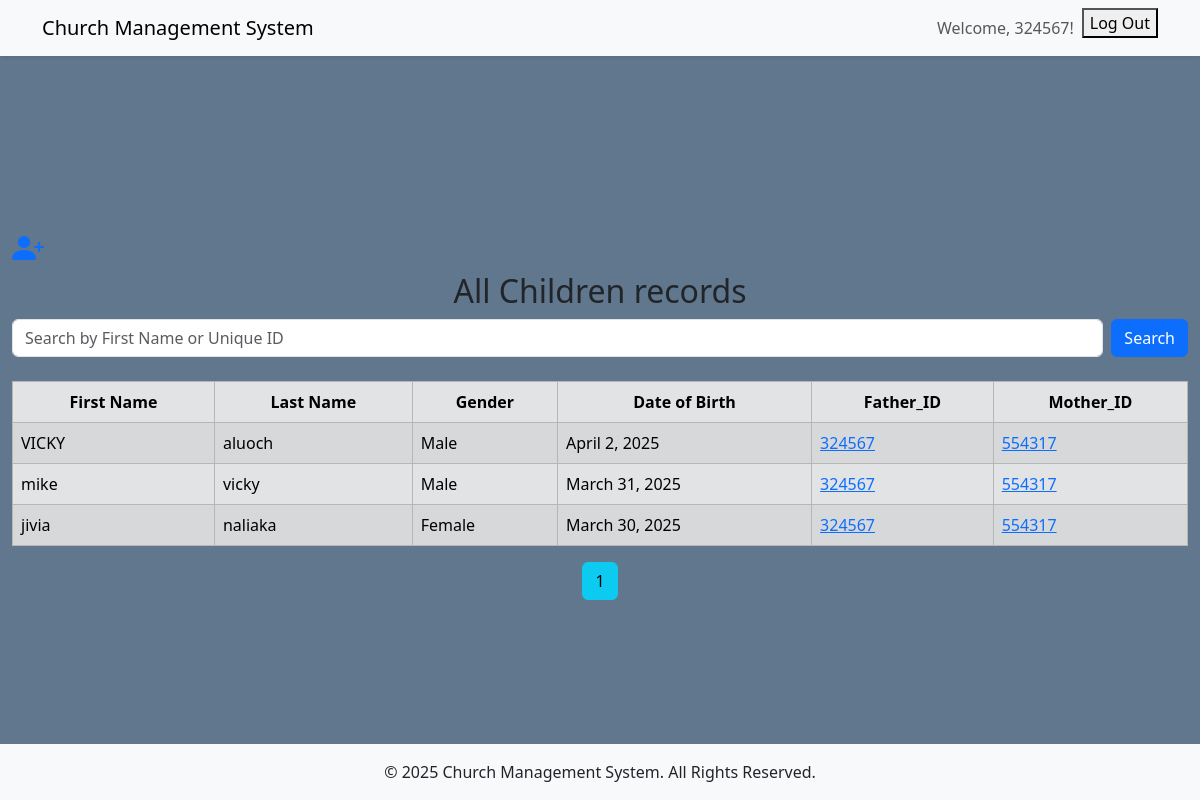
/children/all/ (signed in), run on the app's committed database.
### children/models.py (models this page shows, shortened)
class Children(models.Model):
    GENDER_CHOICES = [
        ('Male','Male'),
        ('Female','Female'),
    ]
    father = models.ForeignKey(Members, on_delete=models.SET_NULL, null=True, blank=True, related_name='father_children')
    mother = models.ForeignKey(Members, on_delete=models.SET_NULL, null=True, blank=True, related_name='mother_children')
    first_name = models.CharField(max_length=50)
    middle_name = models.CharField(max_length=50)
    gender = models.CharField(max_length=15, choices=GENDER_CHOICES)
    date_of_birth = models.DateField()

### members/models.py (models this page shows, shortened)
class Members(models.Model):
    gender_choices = [
        ('Male', 'Male'),
        ('Female', 'Female'),
    ]
    marital_status_choices = [
        ('Married', 'Married'),
        ('Unmarried', 'Unmarried'),
        ('Widow/Widower', 'Widow/Widower'),
        ('Separated', 'Separated'),
        ('Divorced', 'Divorced'),
    ]
    membership_choices = [
        ('Transfer', 'Transfer'),
        ('Baptism', 'Baptism'),
    ]
    user = models.OneToOneField(User, on_delete=models.CASCADE, null=True, blank=True)
    first_name = models.CharField(max_length=100)
    last_name = models.CharField(max_length=100)
    middle_name = models.CharField(max_length=100)
    gender = models.CharField(max_length=10, choices=gender_choices)
    phone_number = models.CharField(max_length=15)
    email_address = models.EmailField()
    marital_status = models.CharField(max_length=20, choices=marital_status_choices)
    membership_by = models.CharField(max_length=10, choices=membership_choices)
    occupation = models.CharField(max_length=50)
    residence_address = models.CharField(max_length=200)
    unique_id = models.CharField(max_length=6, unique=True, editable=False, null=True)
    class Meta:
        verbose_name_plural = 'Members'

### children/views.py (the view)
# urls.py: path('all/', views.all_children, name='children_list'),
@custom_login_required
def all_children(request):
    all_children = Children.objects.all().order_by('-date_of_birth')
    paginator = Paginator(all_children, 5)
    page_number = request.GET.get('page')
    page_obj = paginator.get_page(page_number)
    return render(request, 'children/all_children.html', {'all_children':all_children, 'page_obj':page_obj})

### children/templates/children/all_children.html (shortened to what this page needs)
{% extends 'members/base.html' %}
{% block content %}
    <div class="container-fluid mt-5">
        <a href="{% url 'add_child' %}" data-bs-toggle="tooltip" data-bs-placement="top" title="Register a child">
            <i class="bi bi-person-plus-fill" style="font-size: 2rem; text-align: right;"></i>
        </a>
        <h2 class="text-center">All Children records</h2>
        <form method="GET" action="" class="d-flex mb-4">
            <input type="text" name="q" class="form-control me-2" placeholder="Search by First Name or Unique ID" value="{{ query }}">
            <button class="btn btn-primary" type="submit">Search</button>
        </form>
        <div class="table-responsive">
            <table class="table table-secondary table-striped table-hover table-bordered w-100">
                <thead class="text-center">
                    <tr>
                        <th>First Name</th>
                        <th>Last Name</th>
                        <th>Gender</th>
                        <th>Date of Birth</th>
                        <th>Father_ID</th>
                        <th>Mother_ID</th>
                    </tr>
                </thead>
                <tbody>
                    {% for child in page_obj %}
                        <tr>
                            <td>{{ child.first_name }}</td>
                            <td>{{ child.middle_name }}</td>
                            <td>{{ child.gender }}</td>
                            <td>{{ child.date_of_birth }}</td>
                            <td class="position-relative" style="cursor: pointer;">
                                {% if child.father %}
                                    <span class="parent-hover">
                                        <a href="{% url 'member_more_detail' child.father.pk %}">
                                            {{ child.father.unique_id }}
                                        </a>
                                    </span>
                                {% else %}
                                    Not Provided
                                {% endif %}
                            </td>
                            <td class="position-relative" style="cursor: pointer;">
                                {% if child.mother %}
                                    <span class="parent-hover">
                                        <a href="{% url 'member_more_detail' child.father.pk %}">
                                            {{ child.mother.unique_id }}
                                        </a>
                                    </span>
                                {% else %}
                                    Not Provided
                                {% endif %}
                            </td>
                        </tr>
                    {% empty %}
                        <tr><td colspan="16">No children found.</td></tr>
                    {% endfor %}
                </tbody>
            </table>
        </div>
        <div style="text-align: center;">
            {% if page_obj %}
            {% for num in page_obj.paginator.page_range %}
                {% if page_obj.number == num %}
                <a class="btn btn-info mb-4" href="?page={{ num }}">{{ num }}</a>
                {% elif num > page_obj.number|add:'-3' and num < page_obj.number|add:'3' %}
                <a class="btn btn-outline-info mb-4" href="?page={{ num }}">{{ num }}</a>
                {% endif %}
            {% endfor %}
            {% endif %}
        </div>
    </div>
{% endblock content %}

### members/templates/partials/navbar_logged_in.html (shortened to what this page needs)
<nav class="navbar navbar-expand-lg navbar-light bg-light shadow-sm">
    <div class="container">
        <a class="navbar-brand" href="#">Church Management System</a>
        {% if request.user.is_authenticated %}
        <div class="collapse navbar-collapse" id="navbarNav">
            <ul class="navbar-nav ms-auto">
                <li class="nav-item">
                    <span class="nav-link">Welcome, {{ request.user.username }}!</span>
                </li>
                <li class="nav-item">
                    <form action="{% url 'logout' %}" method="post">
                        <button type="submit">Log Out</button>
                    </form>
                </li>
            </ul>
        {% endif %}
        </div>
    </div>
</nav>

### members/static/members/main.css (style rules this page uses)
html, body { height: 100%; margin: 0; padding: 0; }
body { background-color: #61778d; display: flex; flex-direction: column; min-height: 100vh; }
.parent-hover { position: relative; display: inline-block; }

### data on the page
Children: first_name "VICKY", middle_name "aluoch", gender "Male", date_of_birth "April 2, 2025", father.unique_id "324567", mother.unique_id "554317"
Children: first_name "mike", middle_name "vicky", gender "Male", date_of_birth "March 31, 2025", father.unique_id "324567", mother.unique_id "554317"
Children: first_name "jivia", middle_name "naliaka", gender "Female", date_of_birth "March 30, 2025", father.unique_id "324567", mother.unique_id "554317"

### other printed values
{{ request.user.username }} "324567"
{{ num }} "1"
